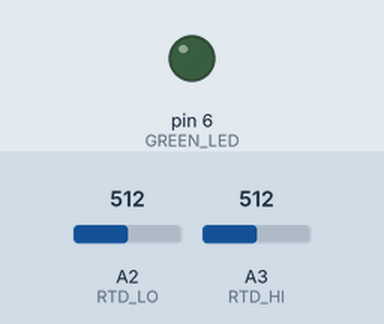
This sketch was run on a simulated Arduino Uno, built with avr-gcc and run on an emulated ATmega328P. On the bench: output pins drawn as LEDs (lit = HIGH). The test bench sets the inputs (shaded band); at power-on: A2 (RTD_LO) = 512, A3 (RTD_HI) = 512. Pins used as bus, display or sensor lines are not drawn.

Above: at 1.2 s.
1.3 s: A2 (RTD_LO) set to 517
At 1.9 s:
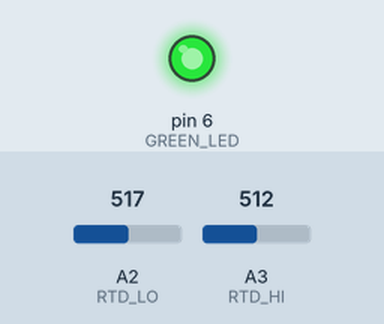
2.8 s: A3 (RTD_HI) set to 306
At 4.0 s:
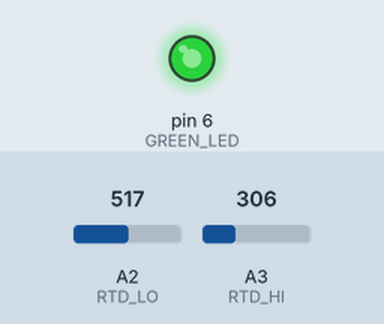
4.3 s: A3 (RTD_HI) set to 122
At 5.4 s:
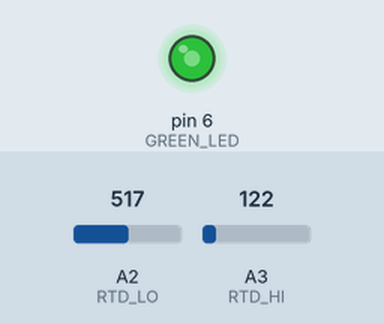
5.8 s: A2 (RTD_LO) set to 716
At 7.0 s:
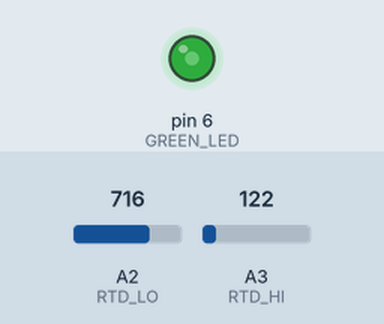
Timing chart, 0 to 8.3 s (numbered marks = the images above; inputs shaded):
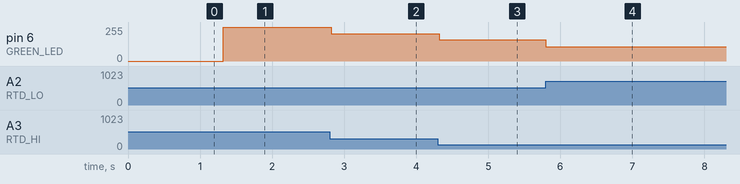

Measured:
- the behaviour switches between 516 and 517 on A2 (RTD_LO) (found by bisection; images 0 and 1)
- after the input at 1.3 s, pin 6 (GREEN_LED): 0/255 → 255/255 at once
- after the input at 2.8 s, pin 6 (GREEN_LED): 255/255 → 204/255 at once
- after the input at 4.3 s, pin 6 (GREEN_LED): 204/255 → 158/255 at once
- after the input at 5.8 s, pin 6 (GREEN_LED): 158/255 → 108/255 at once

The sketch:

04_TempMeasurements_Test.ino
```cpp
// Title:
// Author: Alex Riebe
// Description: This program tests the functionality


// Define pins
const uint8_t  GREEN_LED{6};
const uint8_t  RTD_HI{A3};
const uint8_t  RTD_LO{A2};
const uint8_t  POWER_PIN{9};

//#define RTD_HI A3
//#define RTD_LO A2

int voltageRTD = 0;
int pwmDuty = 0;

void setup() {
  // put your setup code here, to run once:
  pinMode(GREEN_LED, OUTPUT);  // sets the pin as output
  pinMode(POWER_PIN, OUTPUT);

  digitalWrite(POWER_PIN, HIGH);
}

void loop() {
  // put your main code here, to run repeatedly:
  voltageRTD = analogRead(RTD_HI) - analogRead(RTD_LO);

  pwmDuty = map(voltageRTD, 0, 1023, 0, 255);

  analogWrite(GREEN_LED, pwmDuty);

  delay(20);

}
```
